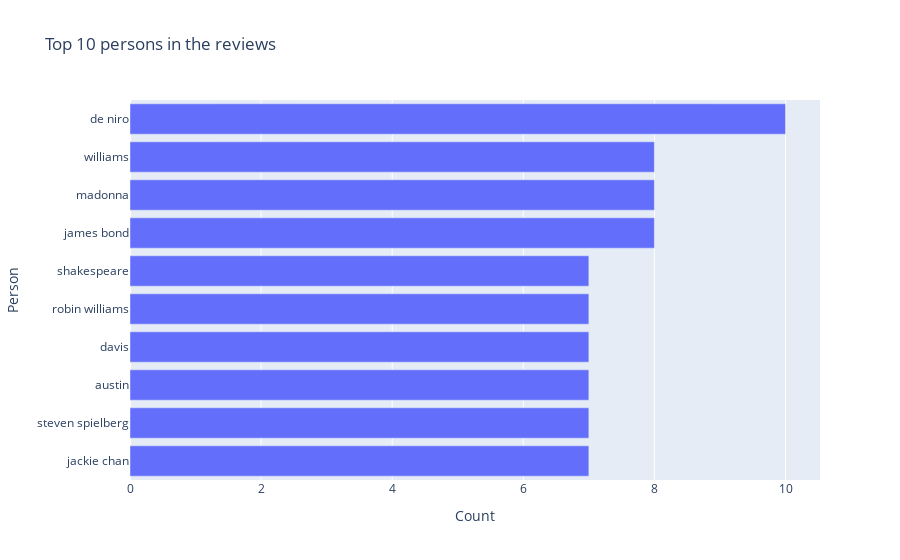

This figure's notebook cell:
### Code cell
def ner_ent(text, ent="PERSON"):
    doc=nlp(text)
    return [X.text for X in doc.ents if X.label_ == ent]

person_ent = reviews_df['text'].apply(lambda x: ner_ent(x, ent="PERSON"))
person_ent = [x for sub in person_ent for x in sub]
counter = Counter(person_ent)

x, y = map(list, zip(*reversed(counter.most_common(10))))
fig = go.Figure(data=[go.Bar(x=y, y=x, orientation='h')])
fig.update_layout(title='Top 10 persons in the reviews', xaxis_title='Count', yaxis_title='Person')
fig.show()

### Figure 1 — Plotly figure (JSON) as saved in the notebook; plotly's stock layout.template omitted (floating-point values rounded to 4 significant figures)
{"data": [{"orientation": "h", "type": "bar", "x": [7, 7, 7, 7, 7, 7, 8, 8, 8, 10], "y": ["jackie chan", "steven spielberg", "austin", "davis", "robin williams", "shakespeare", "james bond", "madonna", "williams", "de niro"]}], "layout": {"title": {"text": "Top 10 persons in the reviews"}, "xaxis": {"title": {"text": "Count"}}, "yaxis": {"title": {"text": "Person"}}}}
